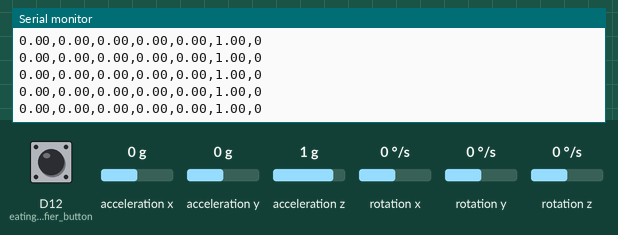
Bench run of a sketch on a simulated Arduino Nano 33 BLE. Parts: the last lines printed to the serial monitor. Inputs (shaded band) come from the test bench; at power-on: acceleration x 0 g, D12 (eating_identifier_button) LOW, acceleration y 0 g, rotation x 0 °/s, acceleration z 1 g, rotation y 0 °/s, rotation z 0 °/s.

Above: at 1.2 s.
1.3 s: acceleration x set to -1.4 g
At 2.0 s:
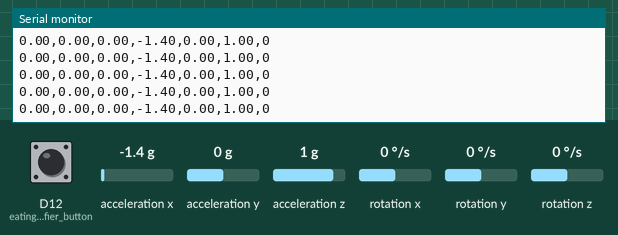
2.8 s: D12 (eating_identifier_button) pulled HIGH for 0.15 s
4.4 s: acceleration y set to -1.4 g
At 4.9 s:
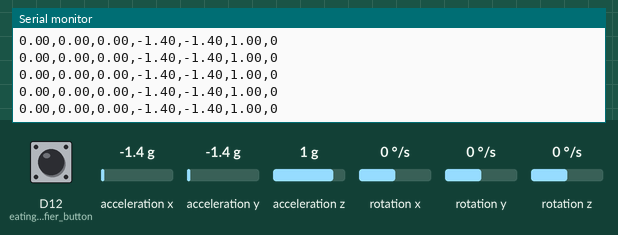
5.9 s: rotation x set to -192 °/s
At 6.8 s:
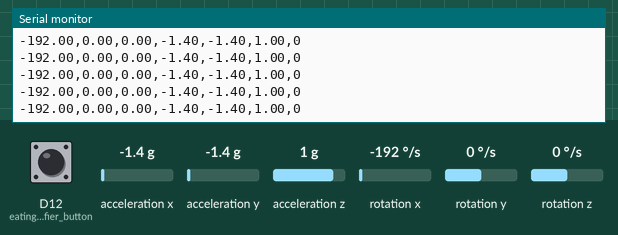

Measured:
- after the input at 1.3 s, the serial monitor: prints a new line at once (image 1)
- after the input at 4.4 s, the serial monitor: prints a new line at once (image 2)
- after the input at 5.9 s, the serial monitor: prints a new line at once (image 3)

The sketch:

data_recording.ino
```cpp
#include <Arduino_LSM9DS1.h> //Include the library for 9-axis IMU

int eating_identifier_button = 12;

void setup()
{
  Serial.begin(9600); //Serial monitor to display all sensor values

  if (!IMU.begin()) //Initialize IMU sensor
  { Serial.println("Failed to initialize IMU!"); while (1);}


  Serial.print("gyro_x,gyro_y,gyro_z,accel_x,accel_y,accel_z");

  pinMode(eating_identifier_button, INPUT);
 }

float accel_x, accel_y, accel_z;
float gyro_x, gyro_y, gyro_z;

void loop()
{
  //Accelerometer values
  if (IMU.accelerationAvailable() && IMU.gyroscopeAvailable())
  {
    IMU.readAcceleration(accel_x, accel_y, accel_z);
    IMU.readGyroscope(gyro_x, gyro_y, gyro_z);

    if (digitalRead(eating_identifier_button) == HIGH)
    {
      Serial.print(gyro_x); Serial.print(",");Serial.print(gyro_y);Serial.print(",");Serial.print(gyro_z);Serial.print(",");Serial.print(accel_x); Serial.print(",");Serial.print(accel_y);Serial.print(",");Serial.print(accel_z);Serial.println(",1");

    } else
    {
      Serial.print(gyro_x); Serial.print(",");Serial.print(gyro_y);Serial.print(",");Serial.print(gyro_z);Serial.print(",");Serial.print(accel_x); Serial.print(",");Serial.print(accel_y);Serial.print(",");Serial.print(accel_z);Serial.println(",0");

    }


    // Serial.print("Gyroscope = ");Serial.print(gyro_x); Serial.print(", ");Serial.print(gyro_y);Serial.print(", ");Serial.println(gyro_z);
    // Serial.print("Accelerometer = ");Serial.print(accel_x); Serial.print(", ");Serial.print(accel_y);Serial.print(", ");Serial.println(accel_z);
  }
}
```
